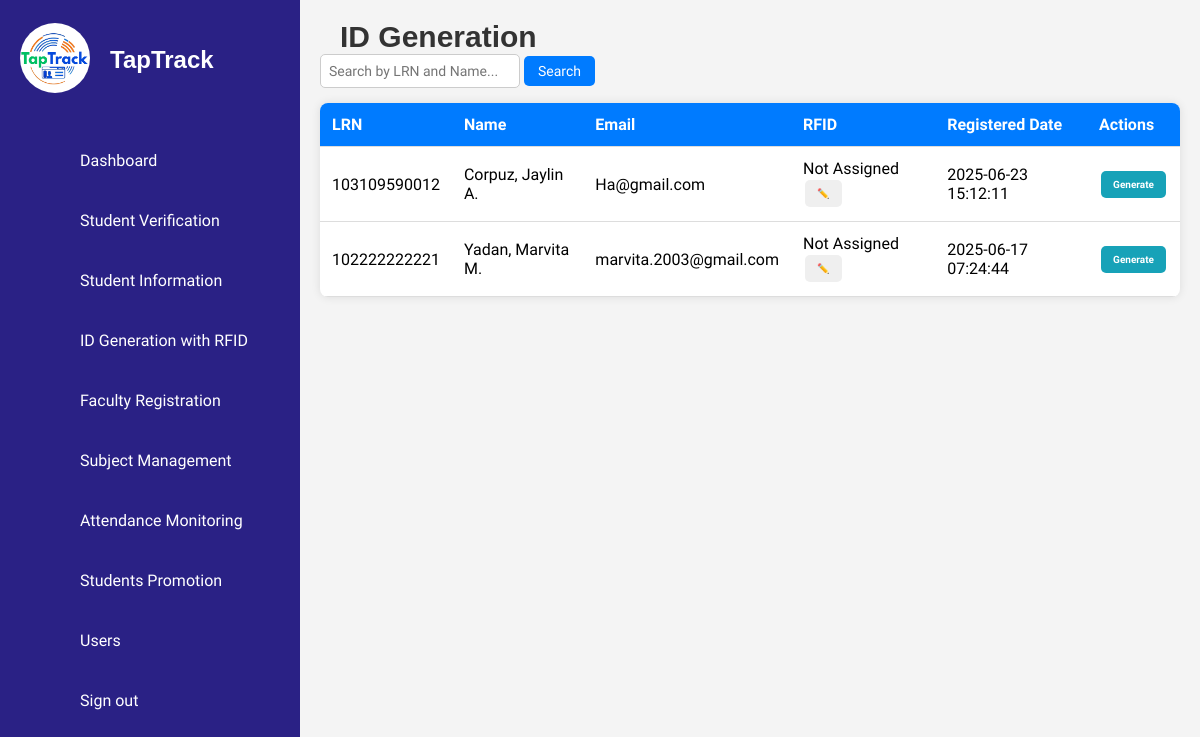
/id_generate.php (signed in), run on an earlier commit of the app's database.
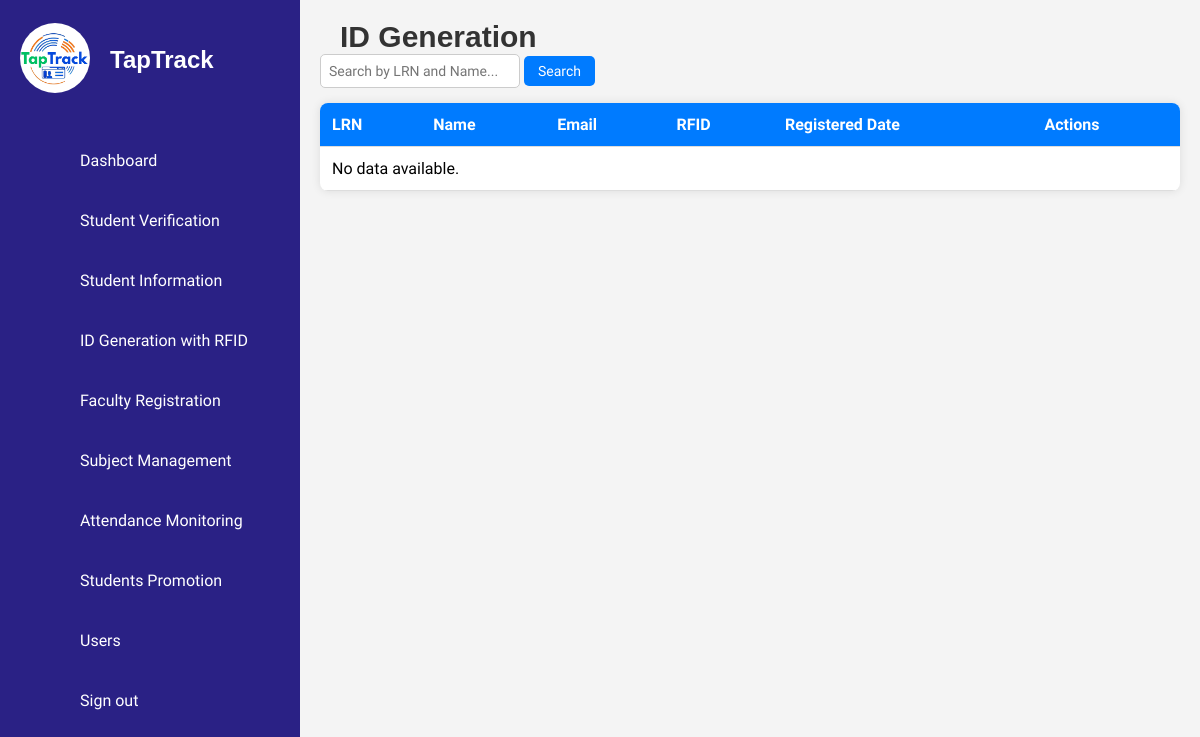
And on a later commit of the database.
### tables this page shows
CREATE TABLE `students` (
  `id` int(11) NOT NULL,
  `first_name` varchar(50) NOT NULL,
  `middle_name` varchar(50) DEFAULT NULL,
  `last_name` varchar(50) NOT NULL,
  `lrn` varchar(12) NOT NULL,
  `date_of_birth` date NOT NULL,
  `gender` enum('Male','Female') NOT NULL,
  `citizenship` varchar(50) NOT NULL,
  `address` text NOT NULL,
  `contact_number` varchar(15) NOT NULL,
  `email` varchar(100) NOT NULL,
  `guardian_name` varchar(100) NOT NULL,
  `guardian_contact` varchar(15) NOT NULL,
  `guardian_address` varchar(250) NOT NULL,
  `guardian_relationship` varchar(50) NOT NULL,
  `elementary_school` varchar(100) NOT NULL,
  `year_graduated` year(4) NOT NULL,
  `birth_certificate` varchar(255) NOT NULL,
  `id_photo` varchar(255) NOT NULL,
  `good_moral` varchar(255) DEFAULT NULL,
  `student_signature` varchar(255) NOT NULL,
  `section` varchar(50) DEFAULT NULL,
  `school_year` varchar(9) NOT NULL,
  `grade_level` varchar(20) DEFAULT NULL,
  `student_type` enum('JHS','SHS') NOT NULL,
  `verified_at` timestamp NOT NULL DEFAULT current_timestamp(),
  `created_at` timestamp NOT NULL DEFAULT current_timestamp(),
  `rfid` varchar(50) DEFAULT NULL,
  `mobile_verified` tinyint(1) DEFAULT 0
);

### id_generate.php (the view, shortened to what this page needs)
<?php
include 'db_connection.php';
$sql = "SELECT lrn, first_name, middle_name, last_name, email, rfid, created_at, student_type, section, grade_level
        FROM students
        WHERE 1=1";
$sql .= " ORDER BY LOWER(last_name), LOWER(first_name), LOWER(middle_name)";
$result = mysqli_query($conn, $sql);
$students = [];
while ($row = mysqli_fetch_assoc($result)) {
    $students[] = $row;
}
function capitalizeNamePart($name) {
    return mb_convert_case($name, MB_CASE_TITLE, "UTF-8");
}
?>
<!DOCTYPE html>
<html lang="en">
<head>
    <link rel="stylesheet" href="assets/css/style.css" />
    <link rel="stylesheet" href="assets/css/ids.css" />
    <link rel="stylesheet" href="assets/css/rfid.css" />
</head>
<body>
<?php include('sidebar.php'); ?>
<div class="main-content">
    <h2>ID Generation</h2>
    <div class="search-container">
        <form id="searchForm" onsubmit="return handleSearch(event)">
            <input type="text" id="searchInput" placeholder="Search by LRN and Name...">
            <button type="submit">Search</button>
        </form>
    </div>
    <table class="student-table">
        <thead>
            <tr>
                <th>LRN</th>
                <th>Name</th>
                <th>Email</th>
                <th>RFID</th>
                <th>Registered Date</th>
                <th>Actions</th>
            </tr>
        </thead>
        <tbody id="studentTableBody">
            <?php if (count($students) > 0): ?>
                <?php foreach ($students as $row): ?>
                    <?php
                        $lastName = capitalizeNamePart($row['last_name']);
                        $firstName = capitalizeNamePart($row['first_name']);
                        $middleInitial = $row['middle_name'] ? strtoupper(mb_substr($row['middle_name'], 0, 1)) . '.' : '';
                        $full_name = "$lastName, $firstName" . ($middleInitial ? " $middleInitial" : '');
                    ?>
                    <tr>
                        <td><?= htmlspecialchars($row['lrn']) ?></td>
                        <td><?= htmlspecialchars($full_name) ?></td>
                        <td><?= htmlspecialchars($row['email']) ?></td>
                        <td>
                            <span class="rfid-value" data-lrn="<?= htmlspecialchars($row['lrn']) ?>">
                                <?= htmlspecialchars($row['rfid'] ?? 'Not Assigned') ?>
                            </span>
                            <button class="edit-rfid-btn" data-lrn="<?= htmlspecialchars($row['lrn']) ?>">✏️</button>
                        </td>
                        <td><?= htmlspecialchars($row['created_at']) ?></td>
                        <td>
                            <button class="generate-btn" data-lrn="<?= htmlspecialchars($row['lrn']) ?>">Generate</button>
                        </td>
                    </tr>
                <?php endforeach; ?>
            <?php else: ?>
                <tr><td colspan="6">No data available.</td></tr>
            <?php endif; ?>
        </tbody>
    </table>
</div>
</body>
</html>

What changed in the data, as far as the page shows it:
removed students: lrn "103109590012", full_name "Corpuz, Jaylin A.", email "Ha@gmail.com", rfid "Not Assigned", created_at "2025-06-23 15:12:11"
removed students: lrn "102222222221", full_name "Yadan, Marvita M.", email "marvita.2003@gmail.com", rfid "Not Assigned", created_at "2025-06-17 07:24:44"
Also different on the page:
text now shown: "No data available."
